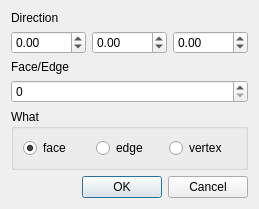
<?xml version="1.0" encoding="UTF-8"?>
<ui version="4.0">
 <class>TranslateDialog</class>
 <widget class="QDialog" name="TranslateDialog">
  <property name="geometry">
   <rect>
    <x>0</x>
    <y>0</y>
    <width>239</width>
    <height>195</height>
   </rect>
  </property>
  <property name="windowTitle">
   <string>Dialog</string>
  </property>
  <layout class="QVBoxLayout" name="verticalLayout">
   <item>
    <widget class="QLabel" name="label">
     <property name="text">
      <string>Direction</string>
     </property>
    </widget>
   </item>
   <item>
    <layout class="QHBoxLayout" name="horizontalLayout">
     <item>
      <widget class="QDoubleSpinBox" name="x">
       <property name="minimum">
        <double>-9000.000000000000000</double>
       </property>
       <property name="maximum">
        <double>9000.000000000000000</double>
       </property>
      </widget>
     </item>
     <item>
      <widget class="QDoubleSpinBox" name="y">
       <property name="minimum">
        <double>-9000.000000000000000</double>
       </property>
       <property name="maximum">
        <double>9000.000000000000000</double>
       </property>
      </widget>
     </item>
     <item>
      <widget class="QDoubleSpinBox" name="z">
       <property name="minimum">
        <double>-9000.000000000000000</double>
       </property>
       <property name="maximum">
        <double>9000.000000000000000</double>
       </property>
      </widget>
     </item>
    </layout>
   </item>
   <item>
    <widget class="QLabel" name="label_2">
     <property name="text">
      <string>Face/Edge</string>
     </property>
    </widget>
   </item>
   <item>
    <widget class="QSpinBox" name="id">
     <property name="maximum">
      <number>9999</number>
     </property>
    </widget>
   </item>
   <item>
    <widget class="QGroupBox" name="groupBox">
     <property name="title">
      <string>What</string>
     </property>
     <layout class="QHBoxLayout" name="horizontalLayout_2">
      <item>
       <widget class="QRadioButton" name="face">
        <property name="text">
         <string>face</string>
        </property>
        <property name="checked">
         <bool>true</bool>
        </property>
       </widget>
      </item>
      <item>
       <widget class="QRadioButton" name="edge">
        <property name="text">
         <string>edge</string>
        </property>
       </widget>
      </item>
      <item>
       <widget class="QRadioButton" name="vertex">
        <property name="text">
         <string>vertex</string>
        </property>
       </widget>
      </item>
     </layout>
    </widget>
   </item>
   <item>
    <spacer name="verticalSpacer">
     <property name="orientation">
      <enum>Qt::Vertical</enum>
     </property>
     <property name="sizeHint" stdset="0">
      <size>
       <width>20</width>
       <height>8</height>
      </size>
     </property>
    </spacer>
   </item>
   <item>
    <widget class="QDialogButtonBox" name="buttonBox">
     <property name="orientation">
      <enum>Qt::Horizontal</enum>
     </property>
     <property name="standardButtons">
      <set>QDialogButtonBox::Cancel|QDialogButtonBox::Ok</set>
     </property>
    </widget>
   </item>
  </layout>
 </widget>
 <resources/>
 <connections>
  <connection>
   <sender>buttonBox</sender>
   <signal>accepted()</signal>
   <receiver>TranslateDialog</receiver>
   <slot>accept()</slot>
   <hints>
    <hint type="sourcelabel">
     <x>248</x>
     <y>254</y>
    </hint>
    <hint type="destinationlabel">
     <x>157</x>
     <y>274</y>
    </hint>
   </hints>
  </connection>
  <connection>
   <sender>buttonBox</sender>
   <signal>rejected()</signal>
   <receiver>TranslateDialog</receiver>
   <slot>reject()</slot>
   <hints>
    <hint type="sourcelabel">
     <x>316</x>
     <y>260</y>
    </hint>
    <hint type="destinationlabel">
     <x>286</x>
     <y>274</y>
    </hint>
   </hints>
  </connection>
 </connections>
</ui>
